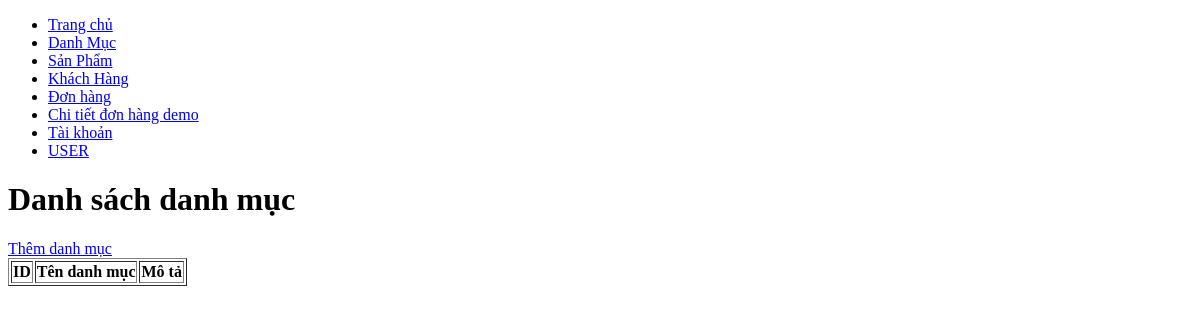
Page /admin/index.php?ctrl=danh_muc on the earlier database version.
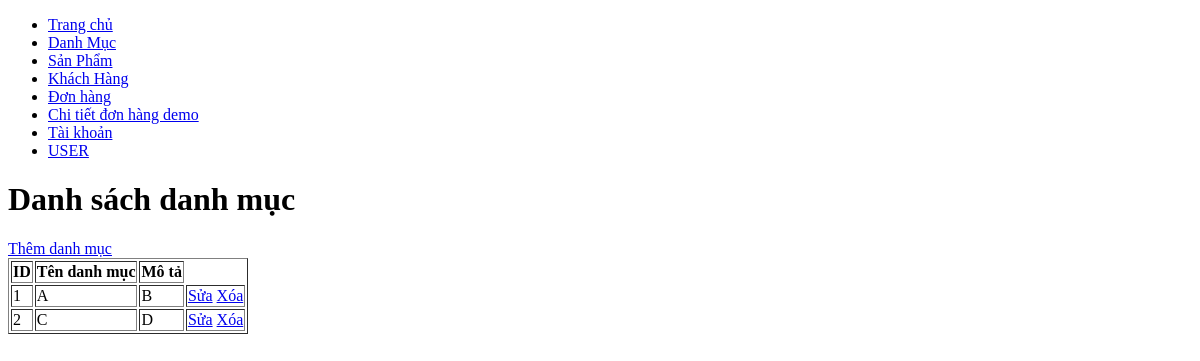
Same page on the later database version.
### tables this page shows
CREATE TABLE `danh_muc` (
  `id` int(11) NOT NULL,
  `ten` varchar(255) NOT NULL,
  `mo_ta` text DEFAULT NULL
);

### database/database.php (called while the page is built, shortened)
<?php
function getConnection() {
    $host = 'localhost';
    $dbname = 'shop_quan_ao';
    $username = 'root';
    $password = '';
    $options = array(PDO::MYSQL_ATTR_INIT_COMMAND => "SET NAMES utf8",
        PDO::ATTR_ERRMODE => PDO::ERRMODE_EXCEPTION);
    $DBH = new PDO('mysql:host=' . $host . ';dbname=' . $dbname, $username, $password, $options);
    return $DBH;
}
function query($sql) {
    $connect = getConnection();
    $result = $connect->query($sql);
    return $result;
}
?>

### admin/model/danh_muc.php (called while the page is built, shortened)
<?php
require_once "./../database/database.php";
function getAllDanhMuc() {
    $sql = "SELECT * FROM danh_muc";
    $result = query($sql);
    return $result;
}

### admin/view/danh_muc/index.php (the view, shortened to what this page needs)
<!DOCTYPE html>
<html lang="en">
    <head>
    </head>
    <body>
        <h1>Danh sách danh mục</h1>
        <a href="index.php?ctrl=danh_muc&action=add">Thêm danh mục</a>
        <table border="1">
            <thead>
                <tr>
                    <th>ID</th>
                    <th>Tên danh mục</th>
                    <th>Mô tả</th>
                </tr>
            </thead>
            <tbody>
                <?php foreach ($danhMucs as $danhMuc) { ?>
                    <tr>
                        <td><?php echo $danhMuc['id']; ?></td>
                        <td><?php echo $danhMuc['ten']; ?></td>
                        <td><?php echo $danhMuc['mo_ta']; ?></td>
                        <td>
                            <a href="index.php?ctrl=danh_muc&action=edit&id=<?php echo $danhMuc['id']; ?>">Sửa</a>
                            <a href="index.php?ctrl=danh_muc&action=delete&id=<?php echo $danhMuc['id']; ?>">Xóa</a>
                        </td>
                    </tr>
                <?php } ?>
            </tbody>
        </table>
    </body>
</html>

Differences in the rows shown:
added danh_muc: id "1", ten "A", mo_ta "B"
added danh_muc: id "2", ten "C", mo_ta "D"
